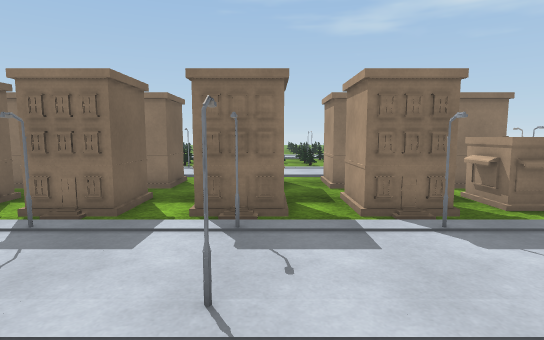
[1] (above)

24 first-person views from a walk through a Unity game level. The camera is 1.4 m above the floor, tilts 6° down and sees 80° across. The floor is counted in squares, 1 m on a side. Each view is taken from the middle of a square. On the plan, view 1 faces up. The plan holds only what a view shows up to about 15 squares ahead; the rest is blank. The place goes on beyond the plan. Some animated figures are left out. Surface patterns are stand-ins for the level's own textures.

[2]
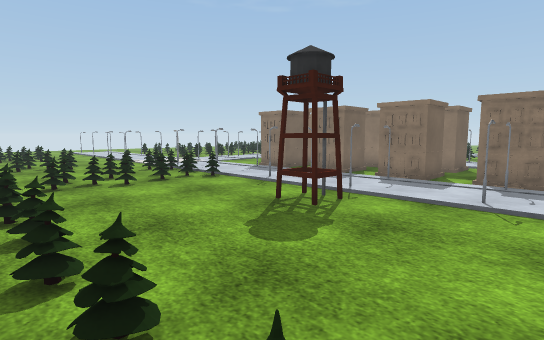

[3]
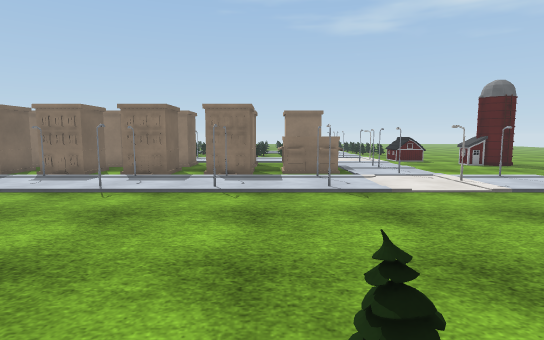

[4]
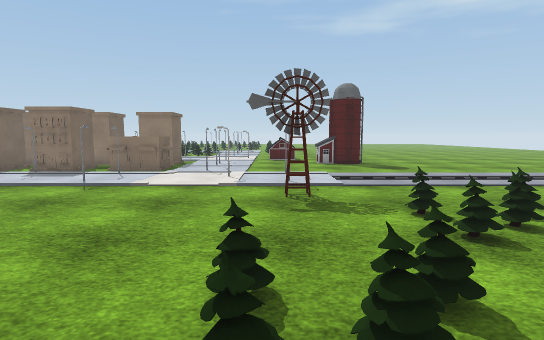

[5]
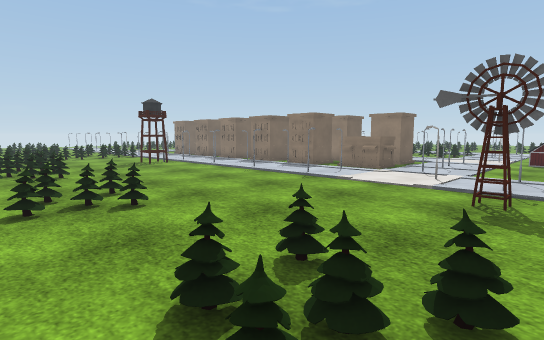

[6]
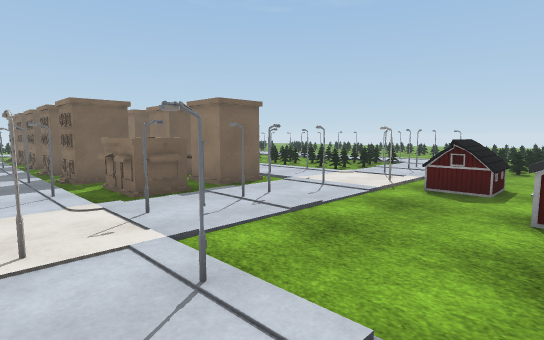

[7]
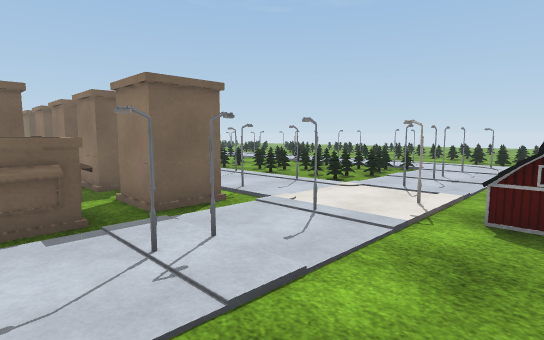

[8]
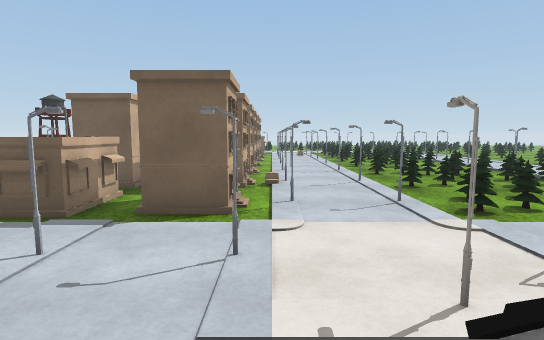

[9]
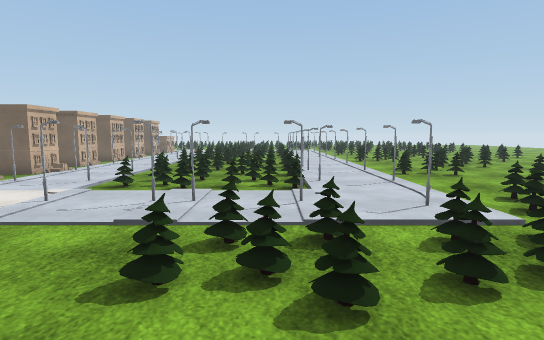

[10]
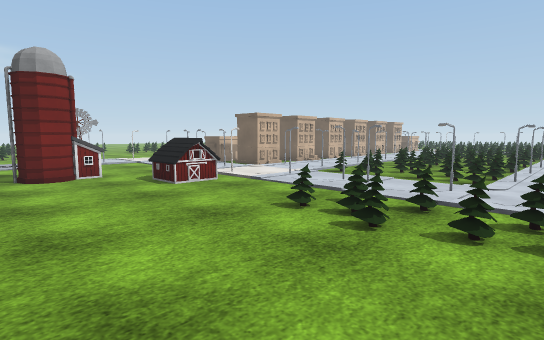

[11]
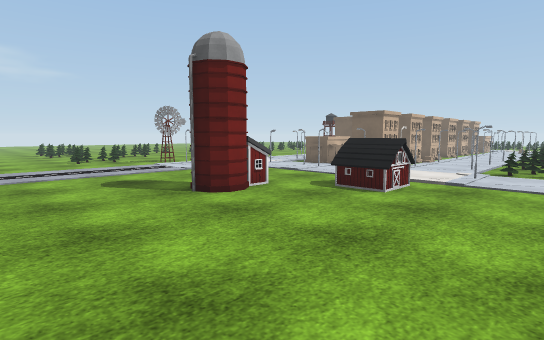

[12]
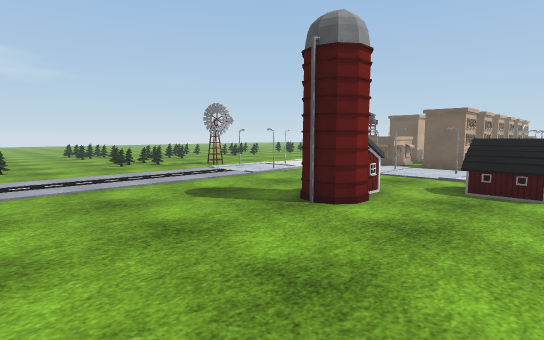

[13]
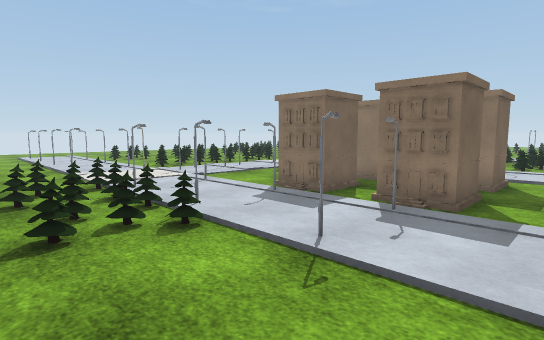

[14]
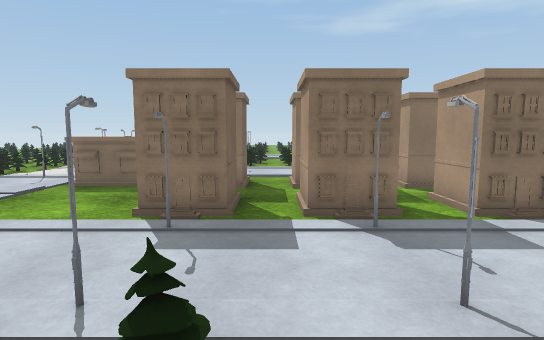

[15]
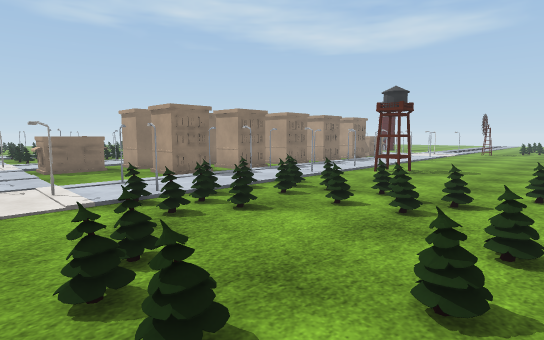

[16]
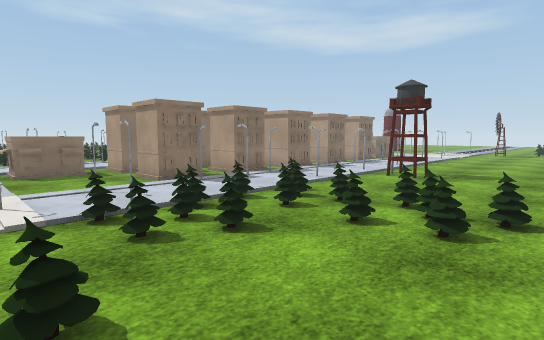

[17]
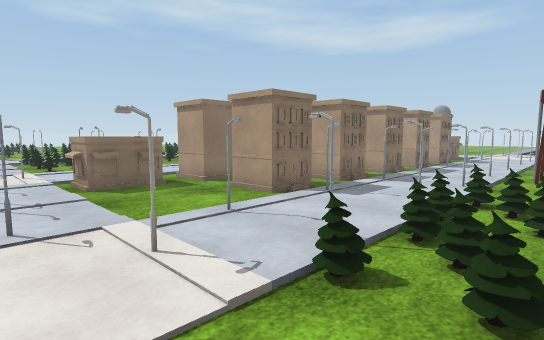

[18]
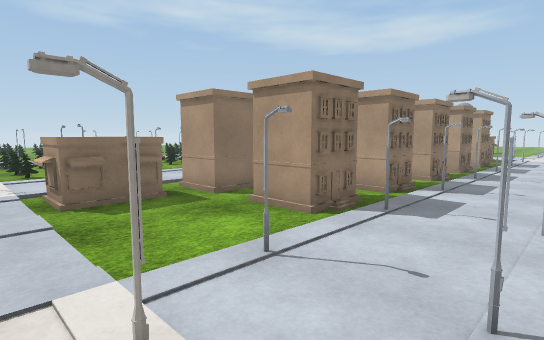

[19]
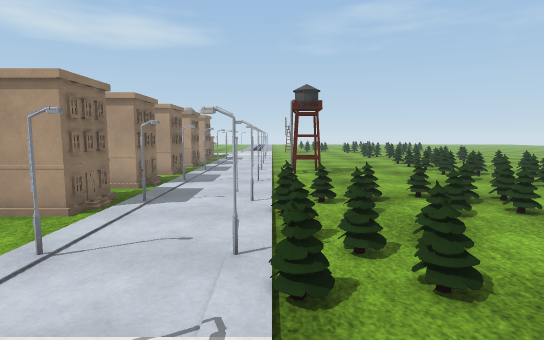

[20]
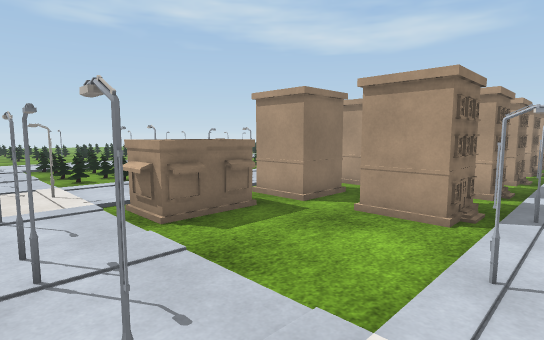

[21]
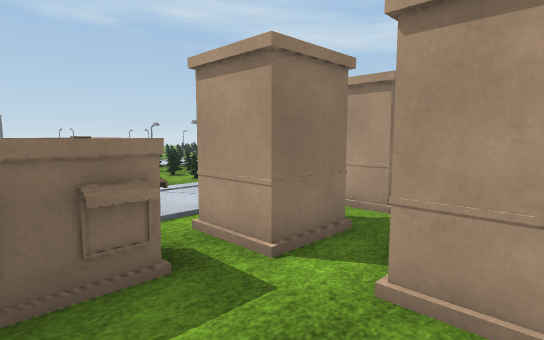

[22]
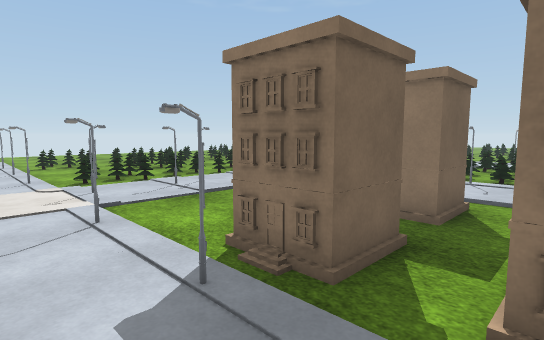

[23]
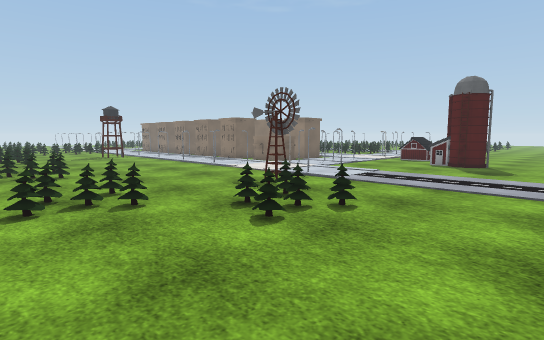

[24]
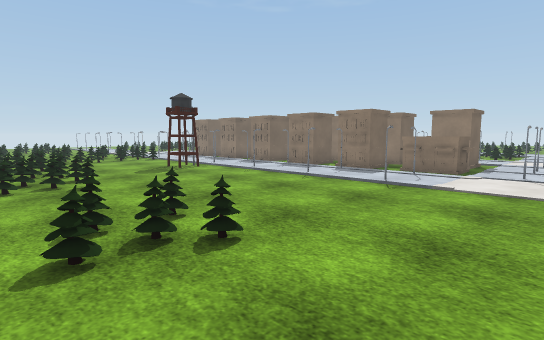

### Floor plan
Key: @ floor where view 1 was taken; # wall or solid block; . floor; / step, stairs or slope; = window, fence, low wall or low ledge; O other object.
Columns run from 16 left of view 1 to 21 right of it. Each row starts with its distance up from view 1.
 25                  ..O.....O
 24                  .OO....OO.
 23                 =.....=..../
 22                 .........#..O..  .
 21                 ...........OO...
 20   ..=  =     =..=..=..=..=.//....
 19  ...O .O  O     O..O..O.....O.....
 18  ..OO OO OO    OO.OO.OO....OO.....
 17   ... ....      ........==........  .
 16   ..O .O..O  O..O..O..O.##.........
 15   .OO OO.OO OO.OO.OO.OO.##..........
 14  =.=  ==.== ==.==.==.==.==............
 13  #=#  ##.     .  .##.##..#=OO........
 12  #=##  #.     .  .##.##..#=OO........
 11 ==.  .= .    =.==.==.==.==............
 10 ##OOOOOO.OO.OO.OO.OO.OO.##...OO#O.....
  9 ##OOO.OO.OO.OO.OO.OO.OO.##.....#......
  8 ==....................O.==............
  7 ##....OO.OO.OO.OO.OOOOOO##............
  6 ##....OO.OO.OO.OO.OOOOOO##............
  5 ==..=................==.==..=.........
  4 .....................##..............
  3 ..=..................##...=..........
  2 ....=..=..=.==..=..=.==.....=........
  1 ....O..O....OO..............O........
  0 ...OO.OO....OO..@....................
 -1 .....................................
 -2 .O.....O.......................O.....O
 -3 OO....OO......................OO....OO
 -4  ...................................
 -5 .  .O.. ..O..O..O.....O.....O......
 -6    OO    OO.OO.OO....OO....OO.....
 -7            .O..     .... ... . ..  .

Where each view was taken, in squares from view 1:
view 1: 0 up, 0 right, facing up
view 2: 5 down, 1 right, facing up-left
view 3: 6 down, 4 right, facing up
view 4: 7 down, 11 right, facing up
view 5: 7 down, 13 right, facing up-left
view 6: 3 up, 14 right, facing up-left
view 7: 6 up, 12 right, facing up-left
view 8: 11 up, 12 right, facing left
view 9: 19 up, 15 right, facing left
view 10: 22 up, 17 right, facing down-left
view 11: 17 up, 20 right, facing down-left
view 12: 14 up, 21 right, facing down-left
view 13: 1 down, 4 left, facing up-left
view 14: 0 up, 8 left, facing up
view 15: 5 down, 16 left, facing up-right
view 16: 4 down, 15 left, facing up-right
view 17: 0 up, 16 left, facing up-right
view 18: 2 up, 15 left, facing up-right
view 19: 2 up, 16 left, facing right
view 20: 4 up, 16 left, facing up-right
view 21: 6 up, 13 left, facing up-right
view 22: 3 up, 7 left, facing up-left
view 23: 7 down, 19 right, facing up-left
view 24: 7 down, 10 right, facing up-left
